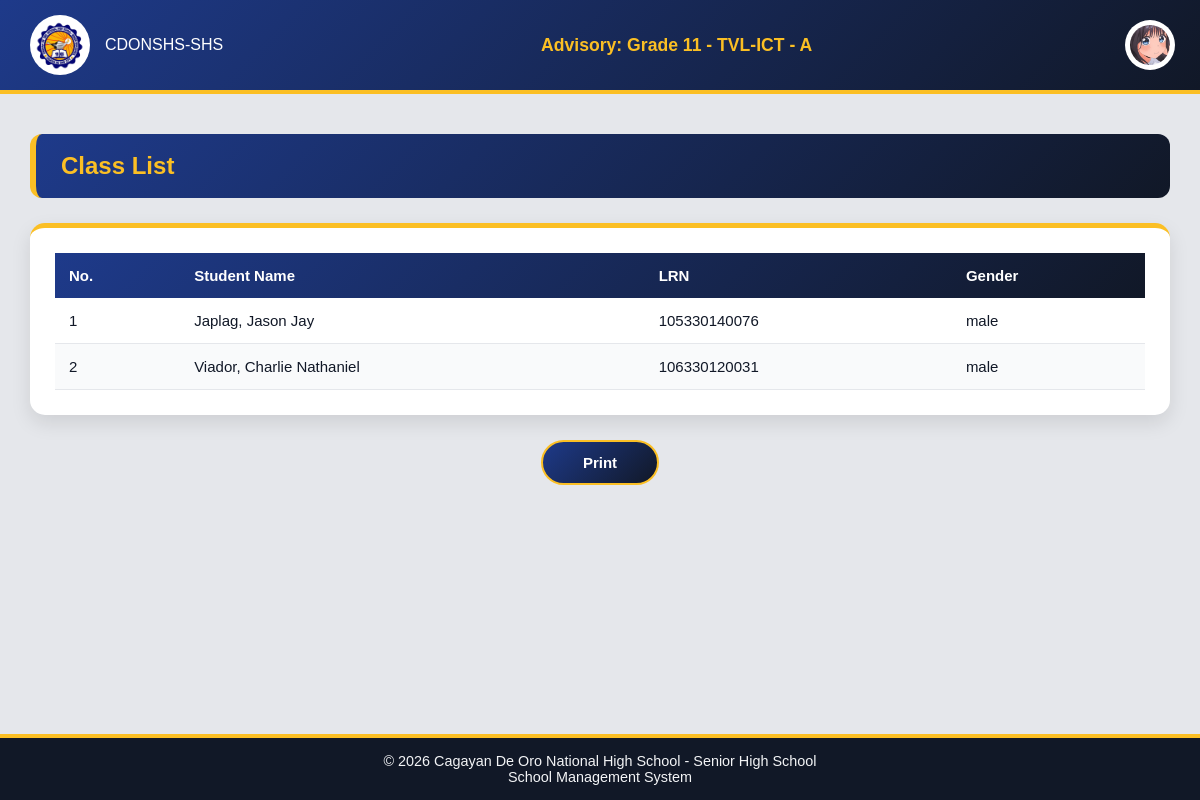
Page /Website_Files/Teacher_Files/class_list.php (signed in) on the earlier database version.
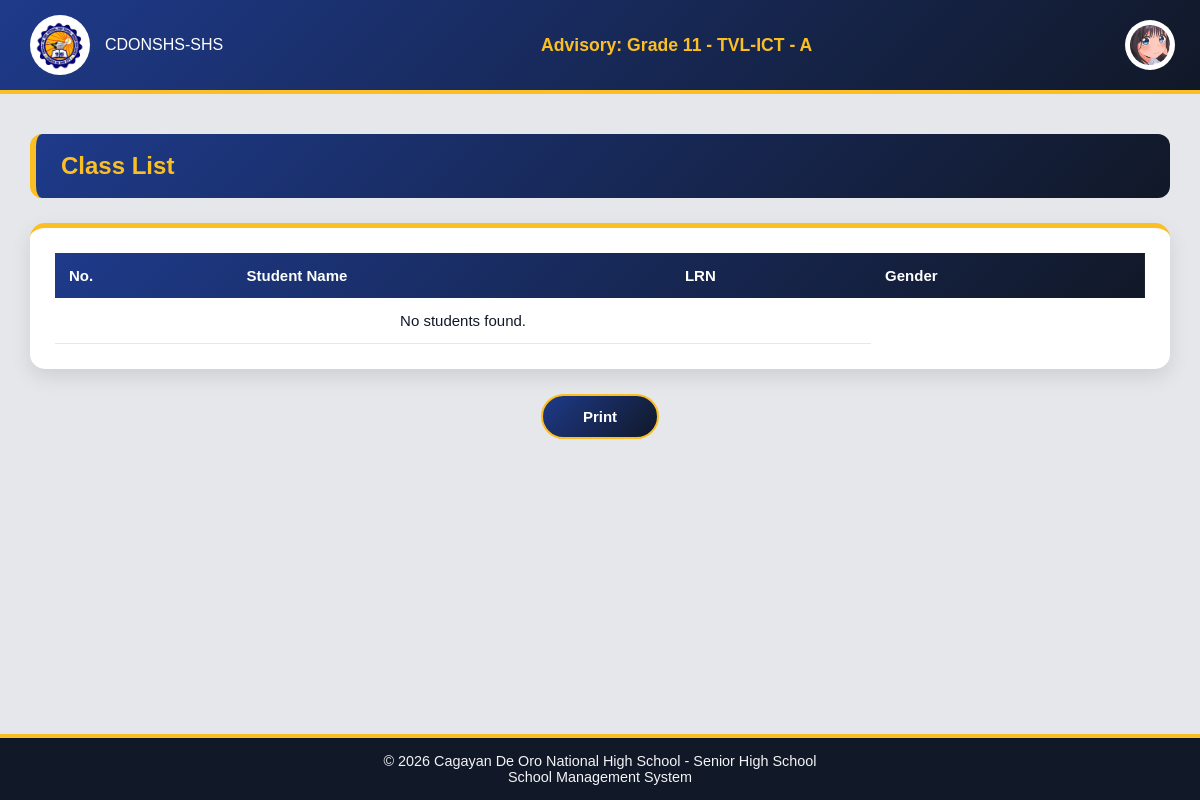
Same page on the later database version.
### tables this page shows
CREATE TABLE `student_applications` (
  `application_id` int(11) NOT NULL,
  `first_name` varchar(100) NOT NULL,
  `last_name` varchar(100) NOT NULL,
  `middle_name` varchar(100) DEFAULT NULL,
  `extension_name` varchar(20) DEFAULT NULL,
  `lrn` varchar(12) NOT NULL,
  `date_of_birth` date NOT NULL,
  `gender` enum('male','female','other') NOT NULL,
  `civil_status` enum('single','married','divorced','widowed') NOT NULL,
  `house_number_street` varchar(255) NOT NULL,
  `barangay` varchar(100) NOT NULL,
  `city_municipality` varchar(100) NOT NULL,
  `province` varchar(100) NOT NULL,
  `contact_number` varchar(20) NOT NULL,
  `email` varchar(150) NOT NULL,
  `facebook_profile` varchar(255) DEFAULT NULL,
  `current_school` varchar(255) NOT NULL,
  `school_classification` enum('public','private') NOT NULL,
  `enrollment_type` enum('New','Transferee','Balik-Eskwela') NOT NULL DEFAULT 'New',
  `year_graduated` year(4) NOT NULL,
  `father_guardian_name` varchar(150) NOT NULL,
  `father_guardian_contact` varchar(20) NOT NULL,
  `mother_guardian_name` varchar(150) NOT NULL,
  `mother_guardian_contact` varchar(20) NOT NULL,
  `psa_birth_certificate` varchar(255) DEFAULT NULL,
  `form_138` varchar(255) DEFAULT NULL,
  `student_id_copy` varchar(255) DEFAULT NULL,
  `application_status` enum('Pending','Approved','Rejected') DEFAULT 'Pending',
  `remarks` text DEFAULT NULL,
  `date_submitted` timestamp NOT NULL DEFAULT current_timestamp(),
  `profile_image` varchar(255) DEFAULT NULL
);

### Back_End_Files/PHP_Files/get_class_list.php (called while the page is built, shortened)
<?php
include "../../DB_Connection/Connection.php";
$school_id = $_SESSION['school_id'];
$getTeacher = $connection->prepare("
    SELECT teacher_id
    FROM teachers
    WHERE school_id = ?
    LIMIT 1
");
$getTeacher->bind_param("i", $school_id);
$getTeacher->execute();
$teacherResult = $getTeacher->get_result();
$teacherData = $teacherResult->fetch_assoc();
$teacher_id = $teacherData['teacher_id'];
$stmt = $connection->prepare("
SELECT
    sa.last_name,
    sa.first_name,
    sa.lrn,
    sa.gender,
    ss.grade_level,
    ss.strand_id,
    ss.section_id,
    s.enlistment_status
FROM teacher_advisory ta
JOIN student_strand ss
    ON ta.strand_id = ss.strand_id
    AND ta.grade_level = ss.grade_level
    AND ta.section_id = ss.section_id
JOIN students s
    ON ss.student_id = s.student_id
JOIN student_applications sa
    ON s.application_id = sa.application_id
WHERE ta.teacher_id = ?
AND s.enlistment_status = 'Enlisted'
ORDER BY sa.last_name ASC
");
$stmt->bind_param("i", $teacher_id);
$stmt->execute();
$result = $stmt->get_result();
$students = [];
while ($row = $result->fetch_assoc()) {
    $students[] = $row;
}
?>

### Website_Files/Teacher_Files/class_list.php (the view, shortened to what the changed rows need)
<!DOCTYPE html>
<html lang="en">
<head>
    <link rel="stylesheet" href="../../Design/main_design.css">
     <link rel="stylesheet" href="../../Design/profile_dropdown.css">
     <link rel="stylesheet" href="../../Design/dashboard_design.css">
      <link rel="stylesheet" href="../../Design/teacher/classList_design.css">
</head>
<body>
    <?php include "../../Back_End_Files/PHP_Files/get_teacher_advisory.php"; ?>
    <div class="main-container">
    <div class="page-title">
        <h1>Class List</h1>
    </div>
     <?php include "../../Back_End_Files/PHP_Files/get_class_list.php"?>
    <div class="table-container">
        <table class="class-table">
            <thead>
                <tr>
                    <th>No.</th>
                    <th>Student Name</th>
                    <th>LRN</th>
                    <th>Gender</th>
                </tr>
            </thead>
            <tbody>
                        <?php if (!empty($students)): ?>
                <?php $count = 1; ?>
                <?php foreach ($students as $student): ?>
                    <tr>
                        <td><?php echo $count++; ?></td>
                        <td>
                            <?php
                                echo htmlspecialchars(
                                    $student['last_name'] . ", " . $student['first_name']
                                );
                            ?>
                        </td>
                        <td><?php echo htmlspecialchars($student['lrn']); ?></td>
                        <td><?php echo htmlspecialchars($student['gender']); ?></td>
                    </tr>
                <?php endforeach; ?>
            <?php else: ?>
                    <tr>
                        <td colspan="3" style="text-align:center;">No students found.</td>
                    </tr>
            <?php endif; ?>
            </tbody>
        </table>
    </div>
</div>
</body>
</html>

Differences in the rows shown:
no longer on this page (row unchanged): student_applications: last_name+first_name "Japlag, Jason Jay", lrn "105330140076", gender "male"
no longer on this page (row edited): student_applications: last_name+first_name "Viador, Charlie Nathaniel", lrn "106330120031", gender "male"
Other differences:
text now shown: "No students found."
